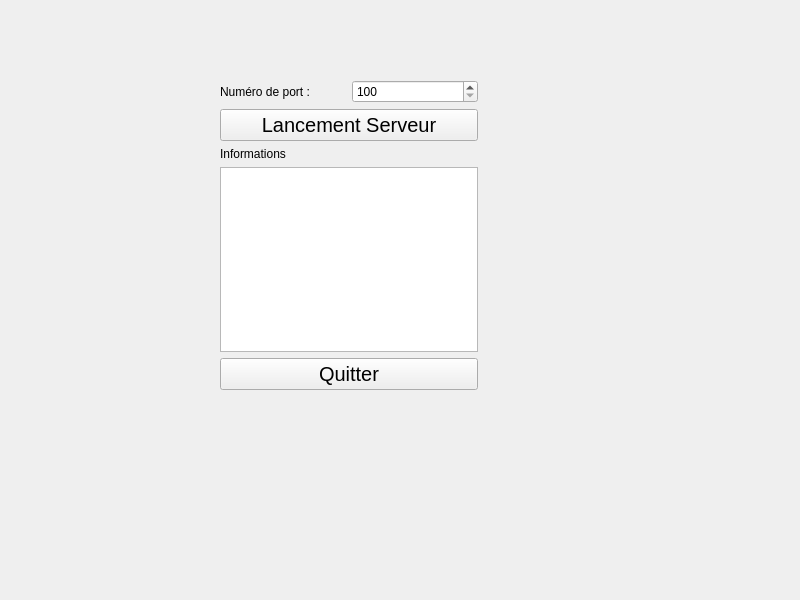
<?xml version="1.0" encoding="UTF-8"?>
<ui version="4.0">
 <class>AuditServeurWidget</class>
 <widget class="QWidget" name="AuditServeurWidget">
  <property name="geometry">
   <rect>
    <x>0</x>
    <y>0</y>
    <width>800</width>
    <height>600</height>
   </rect>
  </property>
  <property name="windowTitle">
   <string>AuditServeurWidget</string>
  </property>
  <widget class="QWidget" name="">
   <property name="geometry">
    <rect>
     <x>220</x>
     <y>80</y>
     <width>258</width>
     <height>310</height>
    </rect>
   </property>
   <layout class="QGridLayout" name="gridLayout">
    <item row="0" column="0">
     <widget class="QLabel" name="label">
      <property name="text">
       <string>Numéro de port : </string>
      </property>
     </widget>
    </item>
    <item row="0" column="1">
     <widget class="QSpinBox" name="spinBoxPort">
      <property name="minimum">
       <number>100</number>
      </property>
      <property name="maximum">
       <number>9999</number>
      </property>
     </widget>
    </item>
    <item row="1" column="0" colspan="2">
     <widget class="QPushButton" name="pushButtonLancement">
      <property name="font">
       <font>
        <pointsize>15</pointsize>
       </font>
      </property>
      <property name="text">
       <string>Lancement Serveur</string>
      </property>
     </widget>
    </item>
    <item row="2" column="0">
     <widget class="QLabel" name="label_2">
      <property name="text">
       <string>Informations</string>
      </property>
     </widget>
    </item>
    <item row="3" column="0" colspan="2">
     <widget class="QTextEdit" name="textEditInformations"/>
    </item>
    <item row="4" column="0" colspan="2">
     <widget class="QPushButton" name="pushButtonQuitter">
      <property name="font">
       <font>
        <pointsize>15</pointsize>
       </font>
      </property>
      <property name="text">
       <string>Quitter</string>
      </property>
     </widget>
    </item>
   </layout>
  </widget>
 </widget>
 <resources/>
 <connections>
  <connection>
   <sender>pushButtonQuitter</sender>
   <signal>clicked()</signal>
   <receiver>AuditServeurWidget</receiver>
   <slot>close()</slot>
   <hints>
    <hint type="sourcelabel">
     <x>399</x>
     <y>371</y>
    </hint>
    <hint type="destinationlabel">
     <x>434</x>
     <y>466</y>
    </hint>
   </hints>
  </connection>
 </connections>
</ui>
